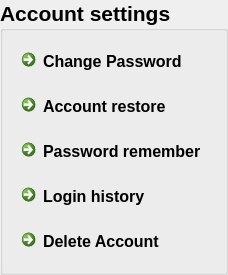
                <widget class="QGroupBox" name="groupBox">
                 <property name="maximumSize">
                  <size>
                   <width>260</width>
                   <height>16777215</height>
                  </size>
                 </property>
                 <property name="font">
                  <font>
                   <pointsize>16</pointsize>
                   <weight>75</weight>
                   <bold>true</bold>
                  </font>
                 </property>
                 <property name="title">
                  <string>Account settings</string>
                 </property>
                 <layout class="QVBoxLayout" name="verticalLayout_22">
                  <item>
                   <widget class="QCommandLinkButton" name="change_password_commandLinkButton_2">
                    <property name="minimumSize">
                     <size>
                      <width>200</width>
                      <height>0</height>
                     </size>
                    </property>
                    <property name="maximumSize">
                     <size>
                      <width>345</width>
                      <height>16777215</height>
                     </size>
                    </property>
                    <property name="font">
                     <font>
                      <family>Segoe UI</family>
                      <pointsize>12</pointsize>
                     </font>
                    </property>
                    <property name="cursor">
                     <cursorShape>PointingHandCursor</cursorShape>
                    </property>
                    <property name="styleSheet">
                     <string notr="true">QCommandLinkButton:hover{
	background-color:  rgb(90, 90, 92);
}</string>
                    </property>
                    <property name="text">
                     <string>Change Password</string>
                    </property>
                    <property name="icon">
                     <iconset>
                      <normaloff>../icons/change-password-icon.svg</normaloff>../icons/change-password-icon.svg</iconset>
                    </property>
                    <property name="iconSize">
                     <size>
                      <width>30</width>
                      <height>30</height>
                     </size>
                    </property>
                   </widget>
                  </item>
                  <item>
                   <widget class="QCommandLinkButton" name="account_restore_commandLinkButton_2">
                    <property name="maximumSize">
                     <size>
                      <width>345</width>
                      <height>16777215</height>
                     </size>
                    </property>
                    <property name="font">
                     <font>
                      <family>Segoe UI</family>
                      <pointsize>12</pointsize>
                     </font>
                    </property>
                    <property name="cursor">
                     <cursorShape>PointingHandCursor</cursorShape>
                    </property>
                    <property name="styleSheet">
                     <string notr="true">QCommandLinkButton:hover{
	background-color:  rgb(90, 90, 92);
}</string>
                    </property>
                    <property name="text">
                     <string>Account restore</string>
                    </property>
                    <property name="icon">
                     <iconset>
                      <normaloff>../icons/account-icon.svg</normaloff>../icons/account-icon.svg</iconset>
                    </property>
                    <property name="iconSize">
                     <size>
                      <width>30</width>
                      <height>30</height>
                     </size>
                    </property>
                   </widget>
                  </item>
                  <item>
                   <widget class="QCommandLinkButton" name="password_remember_commandLinkButton_2">
                    <property name="font">
                     <font>
                      <family>Segoe UI</family>
                      <pointsize>12</pointsize>
                     </font>
                    </property>
                    <property name="cursor">
                     <cursorShape>PointingHandCursor</cursorShape>
                    </property>
                    <property name="styleSheet">
                     <string notr="true">QCommandLinkButton:hover{
	background-color:  rgb(90, 90, 92);
}</string>
                    </property>
                    <property name="text">
                     <string>Password remember</string>
                    </property>
                    <property name="icon">
                     <iconset>
                      <normaloff>../icons/lock-icon.svg</normaloff>../icons/lock-icon.svg</iconset>
                    </property>
                    <property name="iconSize">
                     <size>
                      <width>30</width>
                      <height>30</height>
                     </size>
                    </property>
                   </widget>
                  </item>
                  <item>
                   <widget class="QCommandLinkButton" name="history_commandLinkButton_2">
                    <property name="maximumSize">
                     <size>
                      <width>345</width>
                      <height>16777215</height>
                     </size>
                    </property>
                    <property name="font">
                     <font>
                      <family>Segoe UI</family>
                      <pointsize>12</pointsize>
                     </font>
                    </property>
                    <property name="cursor">
                     <cursorShape>PointingHandCursor</cursorShape>
                    </property>
                    <property name="styleSheet">
                     <string notr="true">QCommandLinkButton:hover{
	background-color:  rgb(90, 90, 92);
}</string>
                    </property>
                    <property name="text">
                     <string>Login history</string>
                    </property>
                    <property name="icon">
                     <iconset>
                      <normaloff>../icons/history-icon.svg</normaloff>../icons/history-icon.svg</iconset>
                    </property>
                    <property name="iconSize">
                     <size>
                      <width>30</width>
                      <height>30</height>
                     </size>
                    </property>
                   </widget>
                  </item>
                  <item>
                   <widget class="QCommandLinkButton" name="delete_account_commandLinkButton_2">
                    <property name="maximumSize">
                     <size>
                      <width>345</width>
                      <height>16777215</height>
                     </size>
                    </property>
                    <property name="font">
                     <font>
                      <family>Segoe UI</family>
                      <pointsize>12</pointsize>
                     </font>
                    </property>
                    <property name="cursor">
                     <cursorShape>PointingHandCursor</cursorShape>
                    </property>
                    <property name="styleSheet">
                     <string notr="true">QCommandLinkButton:hover{
	background-color:  rgb(255, 0, 0);
}</string>
                    </property>
                    <property name="text">
                     <string>Delete Account</string>
                    </property>
                    <property name="icon">
                     <iconset>
                      <normaloff>../../Password Manager 2.0.0 lte/icons/blue-trash-icon.svg</normaloff>../../Password Manager 2.0.0 lte/icons/blue-trash-icon.svg</iconset>
                    </property>
                    <property name="iconSize">
                     <size>
                      <width>30</width>
                      <height>30</height>
                     </size>
                    </property>
                   </widget>
                  </item>
                 </layout>
                </widget>
